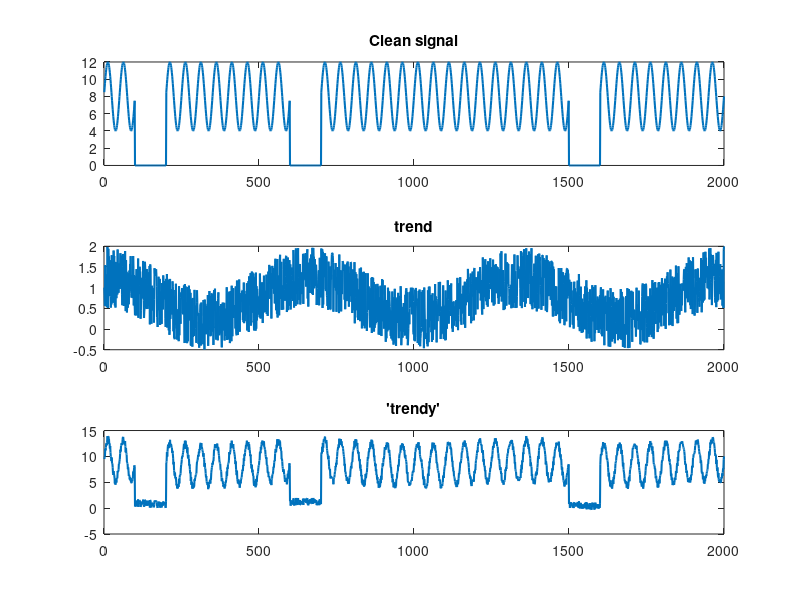
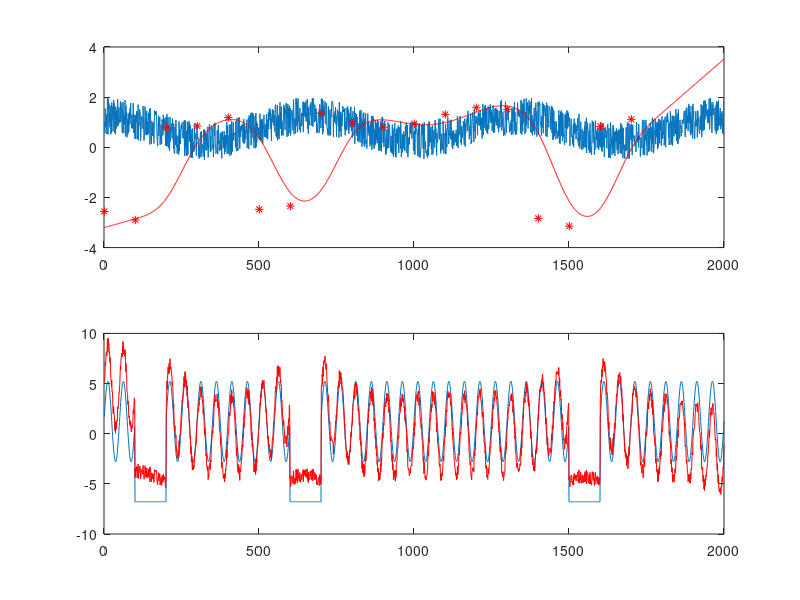
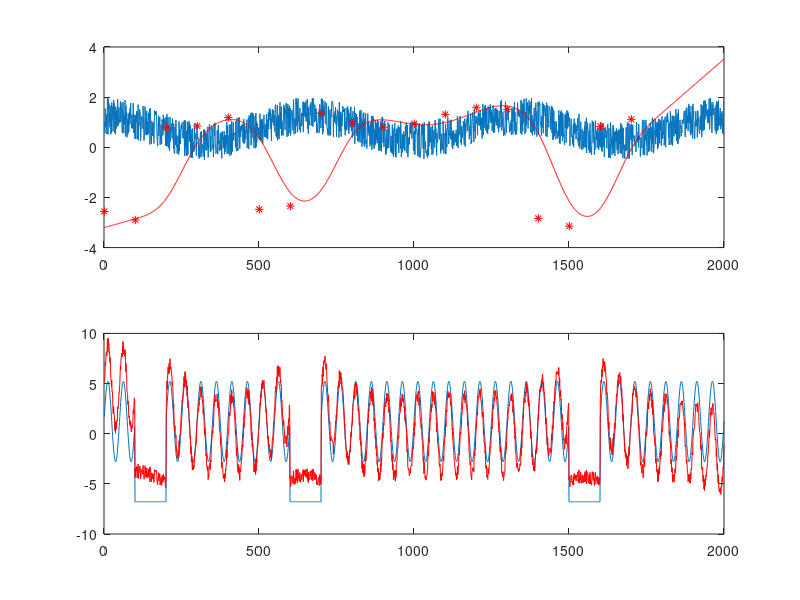

MATLAB code to generate these figures, in order:
%% Find the trend of a simple signal

% Sin-based waveform with fd = 20Hz

f  = 20;
Fs = 1e3;
t  = 1:2000;
A  = 8;
y  = (A/2)*sin(2*pi*f/Fs*t) + A;
y(t(100):t(200))  = 0;
y(t(600):t(700))  = 0;
y(t(1500):t(1600))= 0;

figure,
subplot(311)
plot(t, y, 'LineWidth', 1.5)
title('Clean signal')

% Add the 'trend' as a 1.5Hz sin plus some noise
f  = 1.5;
Fs = 1e3;
t  = 1:2000;
A  = 1;
trend = (A/2)*cos(2*pi*f/Fs*t) + 1.5*rand(1, length(t));

hold on,
subplot(312)
plot(t, trend, 'LineWidth', 1.5)
title('trend')

yTrend = y + trend;

hold on,
subplot(313)
plot(t, yTrend, 'LineWidth', 1.5)
title('''trendy''')

%% Find the trend using a spline - JL

siz = numel(yTrend);
Fe  = 1; %0.1 ? %10 ??
L_w = 200;

t = (0:siz-1)'/Fe;
n_t = 1:L_w/2:siz-L_w;
s_m=zeros(length(n_t),1);
t_m = t(n_t+L_w/2-1);
yTrend = yTrend - mean(yTrend);
for k = 1:length(n_t)
    s_m(k)=mean(yTrend(n_t(k):n_t(k)+L_w-1));
end
pp=csaps(t_m,s_m);
s_pp=ppval(pp,t)';
yTrendHat = yTrend - s_pp;

figure,
subplot(211)
plot(trend)
hold on
plot(s_pp, 'r')
hold on
plot(n_t, s_m, 'r*')
subplot(212)
plot(y-mean(y)),
hold on
plot(yTrendHat, 'r')


%% Find the trend using a spline - JL

siz = numel(yTrend);
Fe  = 1; %0.1 ? %10 ??
L_w = 200;

% convol
convWin = ones(1, L_w);
s_m     = conv(convWin, yTrend, 'same');



t = (0:siz-1)'/Fe;
n_t = 1:L_w/2:siz-L_w;
s_m=zeros(length(n_t),1);
t_m = t(n_t+L_w/2-1);
yTrend = yTrend - mean(yTrend);
for k = 1:length(n_t)
    s_m(k)=mean(yTrend(n_t(k):n_t(k)+L_w-1));
end
pp=csaps(t_m,s_m);
s_pp=ppval(pp,t)';
yTrendHat = yTrend - s_pp;

figure,
subplot(211)
plot(trend)
hold on
plot(s_pp, 'r')
hold on
plot(n_t, s_m, 'r*')
subplot(212)
plot(y-mean(y)),
hold on
plot(yTrendHat, 'r')